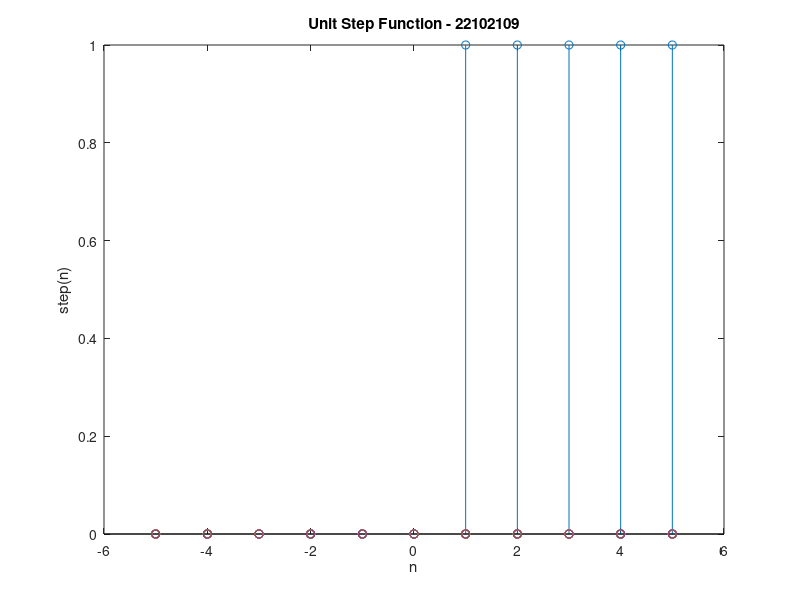

The MATLAB source for this figure:
clc;
clear all;
n = -5:1:5;
y = zeros(length(n));
for i = 1:length(n)
    if(n(i) > 0)
        y(i) = 1;
    end
end
stem(n,y);
title('Unit Step Function - 22102109');
xlabel('n');
ylabel('step(n)');
